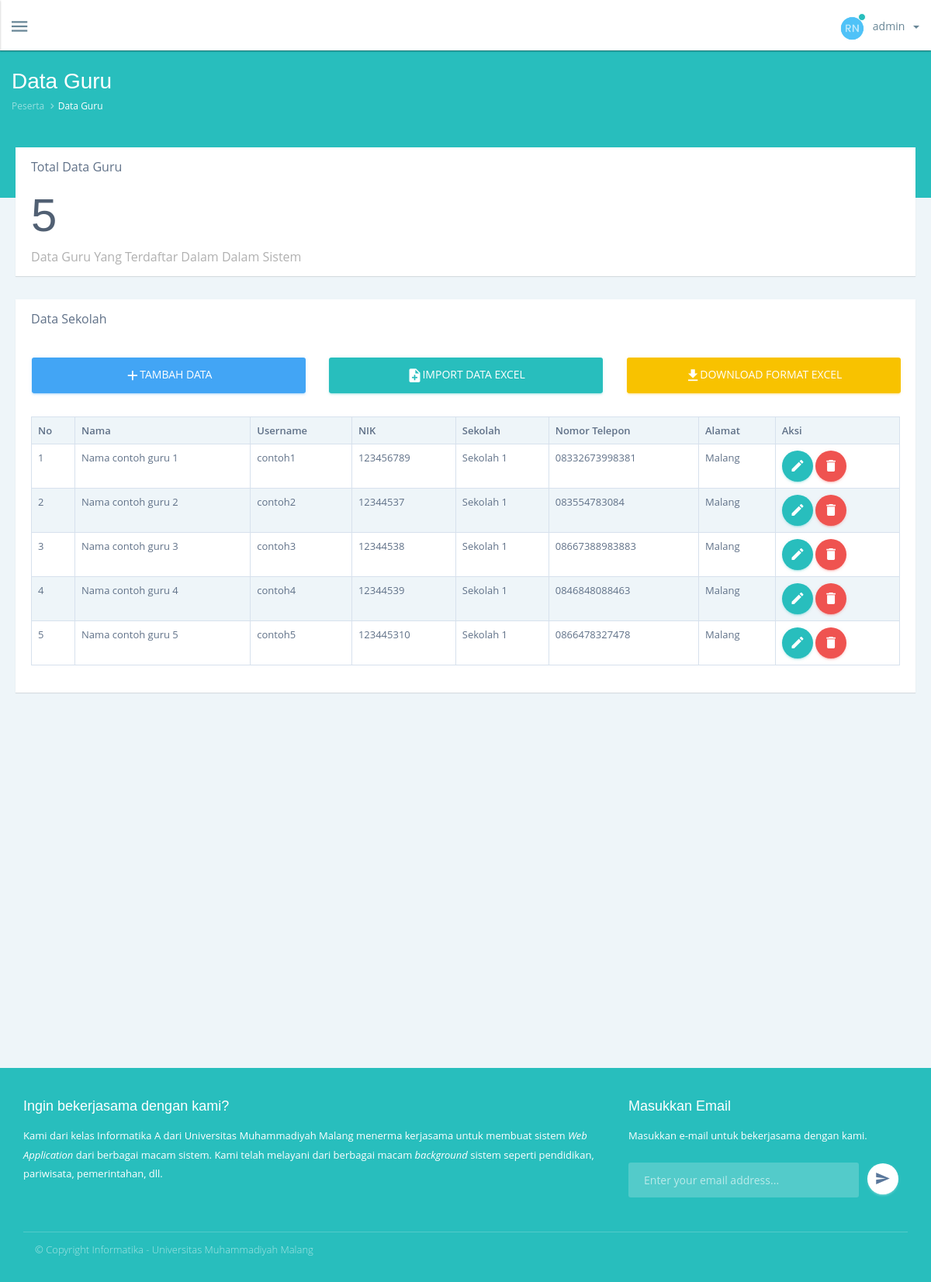
The app's page /admin/index.php?page=data_guru (signed in), older data.
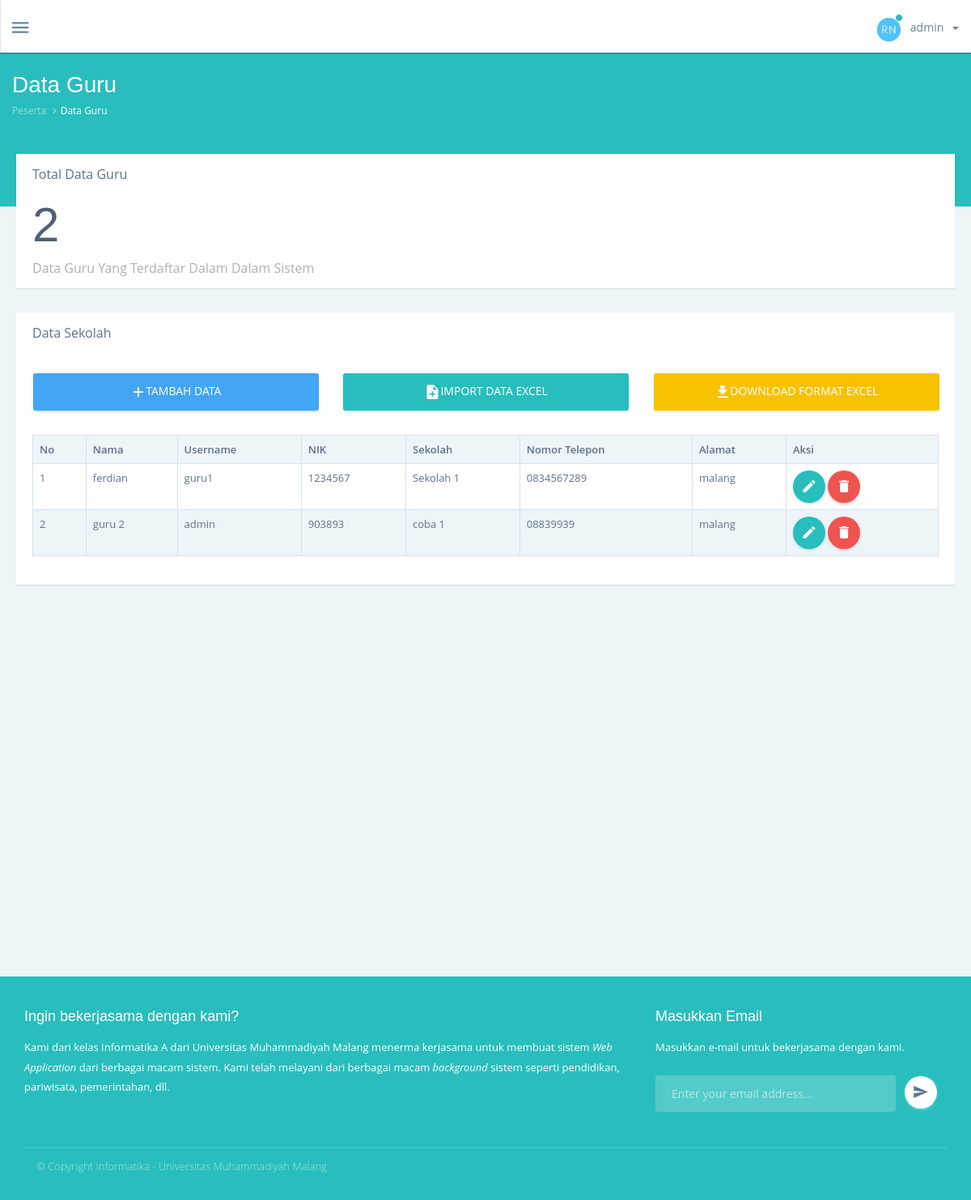
The same page, newer data.
### tables this page shows
CREATE TABLE `tbl_guru`  (
  `id` int(11) NOT NULL AUTO_INCREMENT,
  `nama` varchar(100) NULL DEFAULT NULL,
  `nik` varchar(50) NULL DEFAULT NULL,
  `id_sekolah` int(11) NULL DEFAULT NULL,
  `nomor_tlp` varchar(20) NULL DEFAULT NULL,
  `alamat` text NULL,
  `username` varchar(255) NULL DEFAULT NULL,
  `password` varchar(255) NULL DEFAULT NULL,
  `pembayaran` enum('0','1') NULL DEFAULT '0',
  PRIMARY KEY (`id`) USING BTREE,
  INDEX `FK_sekolah_guru`(`id_sekolah`) USING BTREE,
  CONSTRAINT `FK_sekolah_guru` FOREIGN KEY (`id_sekolah`) REFERENCES `tbl_sekolah` (`id`) ON DELETE CASCADE ON UPDATE CASCADE
);

CREATE TABLE `tbl_sekolah`  (
  `id` int(11) NOT NULL AUTO_INCREMENT,
  `nama_sekolah` varchar(100) NULL DEFAULT NULL,
  `npsn` varchar(20) NULL DEFAULT NULL,
  `alamat` text NULL,
  PRIMARY KEY (`id`) USING BTREE
);

### function/myfunction.php (called while the page is built, shortened)
<?php
	function select_data($con, $column, $table, $join = NULL, $where = NULL, $operations = NULL){
		$sql_select = "SELECT ".$column." FROM $table ";
		if($join != NULL){
			$data_join = count($join);
			for ($i=0; $i < $data_join; $i++) {
				$sql_select .= "JOIN ".$join[$i]." ";
			}
		}
		$data = mysqli_query($con, $sql_select);
		return $data;
	}
?>

### admin/page/data_guru.php (the view, shortened to what this page needs)
<div id="content" class="container-fluid">
    <div class="content-body">
        <div class="row">
            <div class="col-md-12">
                <div class="card">
                    <div class="card-body">
                        Total Data Guru
                        <h1 style="font-size: 60px;">
                            <?php
                                $count = select_data($con, "*", "tbl_guru", NULL, NULL, NULL);
                                echo mysqli_num_rows($count);
                            ?>
                        </h1>
                        <span style="color: #b0b0b0;">Data Guru Yang Terdaftar Dalam Dalam Sistem</span>
                    </div>
                </div>
            </div>
        </div>
        <div class="row">
            <div class="col-md-12">
                <div class="card">
                    <div class="card-heading">
                        Data Sekolah
                    </div>
                    <div class="card-body">
                        <div class="row">
                            <div class="col-md-4">
                                <a data-toggle="modal" data-target="#modal_add" class="btn btn-info btn-block"><i class="zmdi zmdi-plus"></i>Tambah Data</a>
                            </div>
                            <div class="col-md-4">
                                <a href="index.php?page=import_sekolah_excel" class="btn btn-success btn-block"><i class="zmdi zmdi-file-plus"></i>Import Data Excel</a>
                            </div>
                            <div class="col-md-4">
                                <a href="../berkas/format_data_sekolah.xls" class="btn btn-warning btn-block"><i class="zmdi zmdi-download"></i>Download Format Excel</a>
                            </div>
                        </div>
                        <br>
                        <table class="table table-bordered table-striped">
                            <tr>
                                <th>No</th>
                                <th>Nama</th>
                                <th>Username</th>
                                <th>NIK</th>
                                <th>Sekolah</th>
                                <th>Nomor Telepon</th>
                                <th>Alamat</th>
                                <th>Aksi</th>
                            </tr>
                            <?php
                                $no = 1;
                                $select = select_data($con, "g.id, g.nama, g.nik, g.id_sekolah, g.nomor_tlp, g.alamat, g.username, s.nama_sekolah, s.npsn", "tbl_guru g", ["tbl_sekolah s ON s.id = g.id_sekolah"], NULL, NULL);
                                if(mysqli_num_rows($select) > 0){
                                    while($row = mysqli_fetch_assoc($select)){
                            ?>
                                        <tr>
                                            <td><?php echo $no++;?></td>
                                            <td><?php echo $row['nama']; ?></td>
                                            <td><?php echo $row['username']; ?></td>
                                            <td><?php echo $row['nik']; ?></td>
                                            <td><?php echo $row['nama_sekolah']; ?></td>
                                            <td><?php echo $row['nomor_tlp']; ?></td>
                                            <td><?php echo $row['alamat']; ?></td>
                                            <td>
                                                <button class="btn btn-success btn-fab btn-fab-sm" data-toggle="modal" data-target="#modal_edit_<?php echo $row[id];?>"><i class="zmdi zmdi-edit"></i><div class="ripple-container"></div></button>
                                                <button class="btn btn-danger btn-fab btn-fab-sm" data-toggle="modal" data-target="#modal-confirm-<?php echo $row[id];?>"><i class="zmdi zmdi-delete"></i><div class="ripple-container"></div></button>
                                            </td>
                                        </tr>
                            <?php
                                    }
                                }
                            ?>
                        </table>
                    </div>
                </div>
            </div>
        </div>
    </div>
</div>

### admin/index.php (shortened to what this page needs)
<?php
include "../koneksi/koneksi.php";
include "../function/myfunction.php";
?>
<!DOCTYPE html>
<html lang="en">
	<head>
	    <link rel="stylesheet" href="assets/css/vendor.bundle.css">
	    <link rel="stylesheet" href="assets/css/app.bundle.css">
	    <link rel="stylesheet" href="assets/css/theme-a.css">
	    <link rel="stylesheet" href="assets/css/toastr.css">
	</head>
    <body>
        <div id="app_wrapper">
            <header id="app_topnavbar-wrapper">
                <nav role="navigation" class="navbar topnavbar">
                    <div class="nav-wrapper">
                        <ul class="nav navbar-nav pull-left left-menu">
                            <li class="app_menu-open">
                                <a href="javascript:void(0)" data-toggle-state="app_sidebar-left-open" data-key="leftSideBar">
                                    <i class="zmdi zmdi-menu"></i>
                                </a>
                            </li>
                        </ul>
                        <ul class="nav navbar-nav pull-right">
                            <li class="dropdown avatar-menu">
                                <a href="javascript:void(0)" data-toggle="dropdown" aria-expanded="false">
                                    <span class="meta">
									<span class="avatar">
										<img src="assets/img/profiles/rn.jpg" alt="" class="img-circle max-w-35">
										<i class="badge mini success status"></i>
									</span>
                                    <span class="name"><?php echo $_SESSION['username'];?></span>
                                    <span class="caret"></span>
                                    </span>
                                </a>
                            </li>
                        </ul>
                    </div>
                </nav>
            </header>
            <section id="content_outer_wrapper">
                <div id="content_wrapper" class="card-overlay">
                    <div id="header_wrapper" class="header-md">
					    <div class="container">
	                        <div class="row">
	                            <div class="col-xs-12">
	                                <header id="header">
	                                    <?php
					                    	$halaman = $_GET['page'];
					                    	switch ($halaman) {
					                    		case 'data_guru':
					                    			echo "<h1>Data Guru</h1>";
					                    			break;
					                    	}
					                    ?>
	                                    <ol class="breadcrumb">
	                                        <?php
						                    	$halaman = $_GET['page'];
						                    	switch ($halaman) {
						                    		case 'data_guru':
						                    			echo "
						                    			<li><a>Peserta</a></li>
						                    			<li class='active'>Data Guru</li>
						                    			";
						                    			break;
						                    	}
						                    ?>
	                                    </ol>
	                                </header>
	                            </div>
	                        </div>
	                    </div>
					</div>
                    <?php
                    	switch ($halaman) {
                    		case 'data_guru':
                    			include "page/data_guru.php";
                    			break;
                    	}
                    ?>
                </div>
                <footer id="footer_wrapper">
	                <div class="footer-content">
	                    <div class="row">
	                        <div class="col-xs-12 col-sm-8">
	                            <h6>Ingin bekerjasama dengan kami?</h6>
	                            <p>Kami dari kelas Informatika A dari Universitas Muhammadiyah Malang menerma kerjasama untuk membuat sistem <i>Web Application</i> dari berbagai macam sistem. Kami telah melayani dari berbagai macam <i>background</i> sistem seperti pendidikan, pariwisata, pemerintahan, dll.</p>
	                        </div>
	                        <div class="col-xs-12 col-sm-4">
	                            <h6>Masukkan Email</h6>
	                            <p>Masukkan e-mail untuk bekerjasama dengan kami.</p>
	                            <div class="form-group is-empty">
	                                <div class="input-group">
	                                    <input type="email" class="form-control" id="footerEmail" placeholder="Enter your email address...">
	                                    <span class="input-group-btn">
									<button type="button" class="btn btn-white btn-fab animate-fab btn-fab-sm">
										<i class="zmdi zmdi-mail-send"></i>
									</button>
								</span>
	                                </div>
	                            </div>
	                        </div>
	                    </div>
	                    <div class="row copy-wrapper">
	                        <div class="col-xs-8">
	                            <p class="copy">&copy; Copyright
	                                <time class="year"></time>	Informatika - Universitas Muhammadiyah Malang</p>
	                        </div>
	                        <div class="col-xs-4">
	                        </div>
	                    </div>
	                </div>
	            </footer>
            </section>
        </div>
    </body>
</html>

### admin/assets/css/theme-a.css (style rules this page uses)
.h1,.h2,.h3,.h4,.h5,.h6,h1,h2,h3,h4,h5,h6 { color:#516073 }
a:link,a:visited { color:#688696;transition:all .5s ease }
body { background-color:#eef5f9;color:#607188 }
body #app_wrapper #app_topnavbar-wrapper { background-color:#fff;color:#688696 }
body #app_wrapper #app_topnavbar-wrapper .navbar-nav li a,body #app_wrapper #app_topnavbar-wrapper .navbar-nav ul.dropdown-menu li a { color:#688696 }
#footer_wrapper,body #app_wrapper #content_wrapper #header_wrapper { background:#28bebd }

Row changes from the older to the newer data that the page shows:
removed tbl_guru: nama "Nama contoh guru 1", username "contoh1", nik "123456789", id_sekolah.nama_sekolah "Sekolah 1", nomor_tlp "08332673998381", alamat "Malang"
removed tbl_guru: nama "Nama contoh guru 2", username "contoh2", nik "12344537", id_sekolah.nama_sekolah "Sekolah 1", nomor_tlp "083554783084", alamat "Malang"
removed tbl_guru: nama "Nama contoh guru 3", username "contoh3", nik "12344538", id_sekolah.nama_sekolah "Sekolah 1", nomor_tlp "08667388983883", alamat "Malang"
removed tbl_guru: nama "Nama contoh guru 4", username "contoh4", nik "12344539", id_sekolah.nama_sekolah "Sekolah 1", nomor_tlp "0846848088463", alamat "Malang"
removed tbl_guru: nama "Nama contoh guru 5", username "contoh5", nik "123445310", id_sekolah.nama_sekolah "Sekolah 1", nomor_tlp "0866478327478", alamat "Malang"
added tbl_guru: nama "ferdian", username "guru1", nik "1234567", id_sekolah.nama_sekolah "Sekolah 1", nomor_tlp "0834567289", alamat "malang"
added tbl_guru: nama "guru 2", username "admin", nik "903893", id_sekolah.nama_sekolah "coba 1", nomor_tlp "08839939", alamat "malang"
Text that changed along with them:
mysqli_num_rows($count): "5" → "2"
